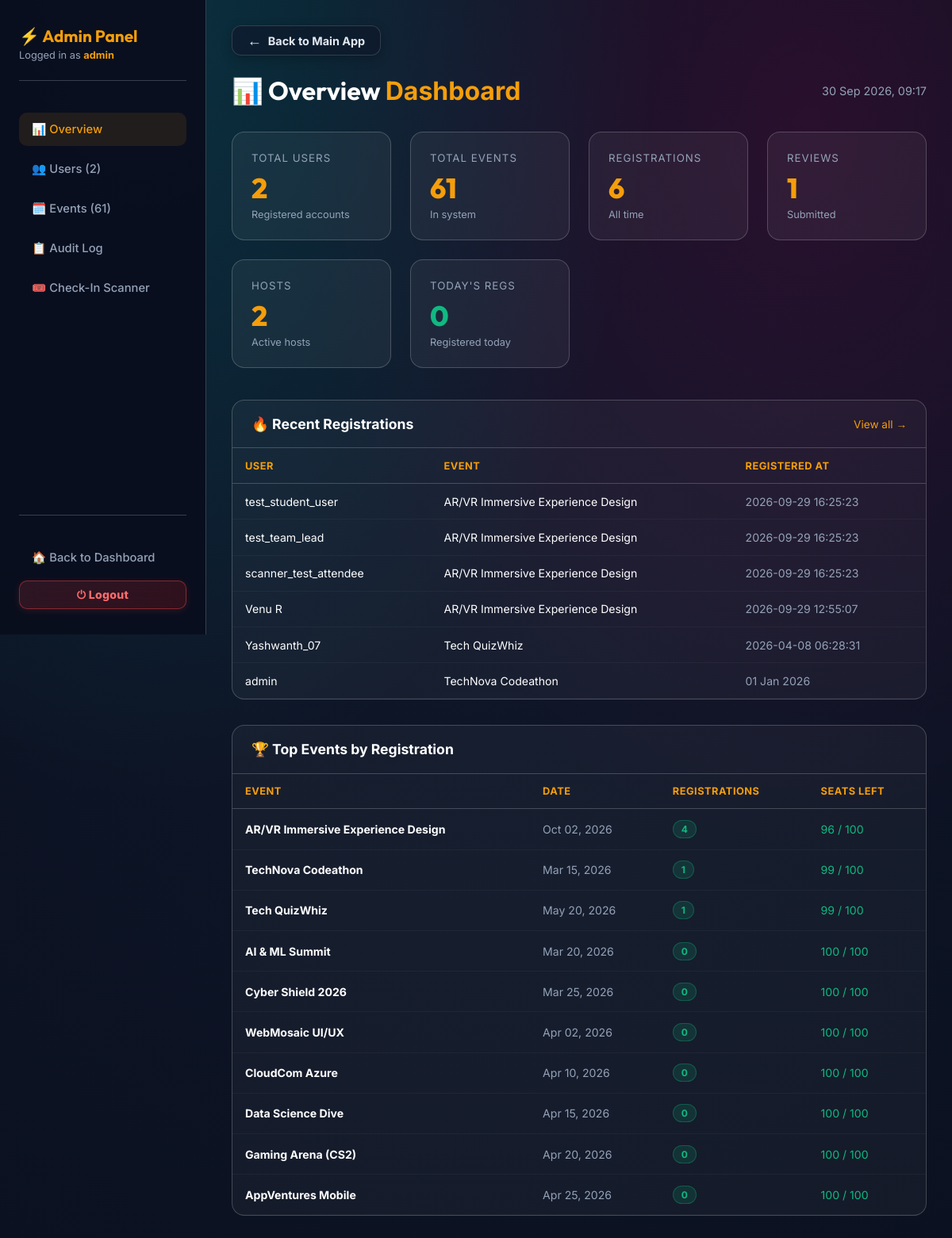
Page /admin (signed in) on the earlier database version.
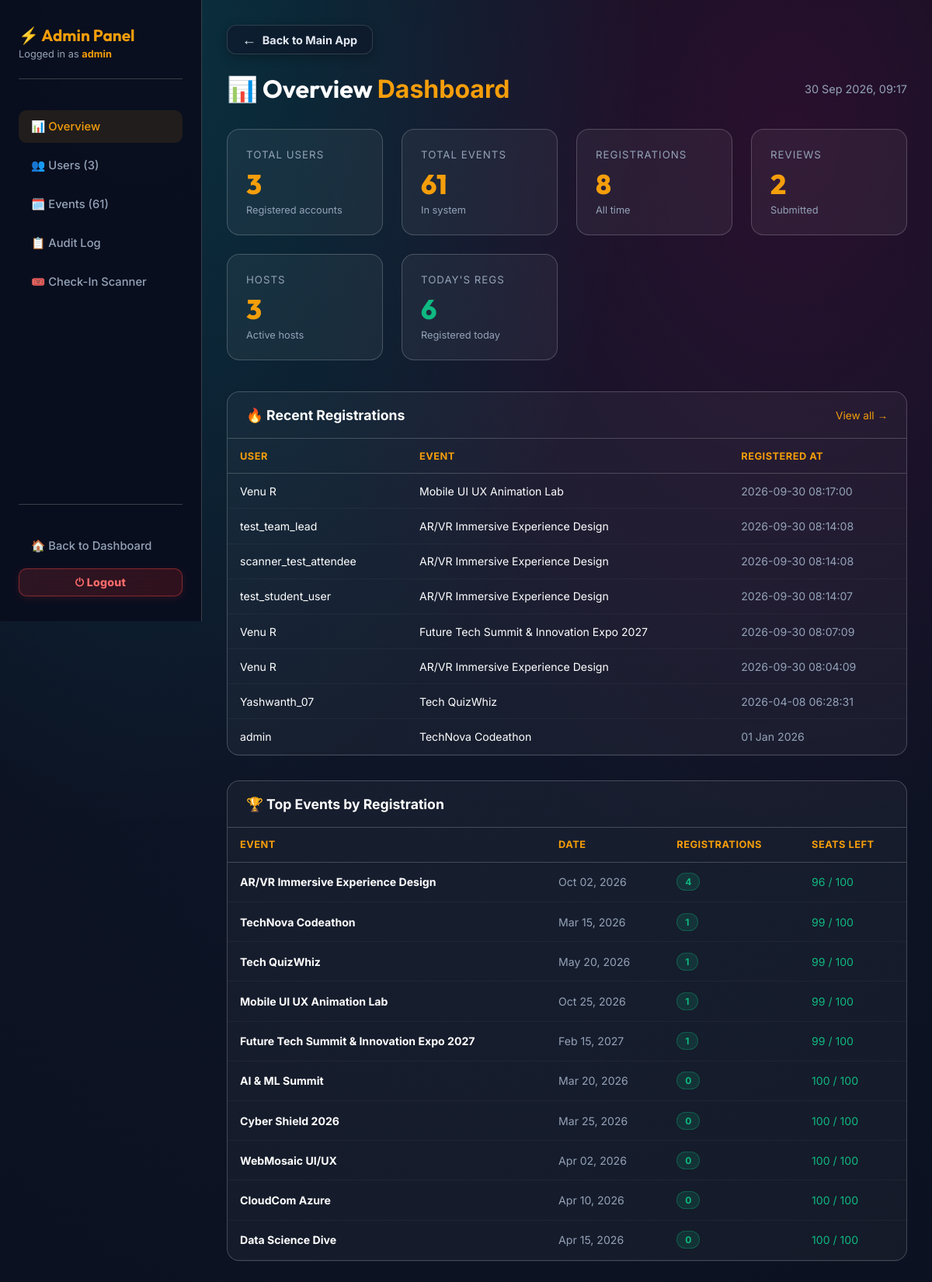
Same page on the later database version.
### tables this page shows
CREATE TABLE registrations 
                 (id INTEGER PRIMARY KEY AUTOINCREMENT, username TEXT, event_id INTEGER, 
                  full_name TEXT, email TEXT, phone TEXT, college_id TEXT, 
                  timestamp DATETIME DEFAULT CURRENT_TIMESTAMP, payment_method TEXT, upi_id TEXT, checked_in INTEGER DEFAULT 0, checkin_time DATETIME, team_name TEXT DEFAULT '', team_members TEXT DEFAULT '[]', status TEXT DEFAULT 'active', cancelled_at DATETIME, ticket_code TEXT DEFAULT '', cancellation_reason TEXT DEFAULT '', cancellation_feedback TEXT DEFAULT '');

CREATE TABLE events
                 (id INTEGER PRIMARY KEY AUTOINCREMENT, title TEXT, date TEXT, desc TEXT, 
                  price TEXT, color TEXT, image TEXT, purpose TEXT, full_details TEXT, outcome TEXT, seats_total INTEGER DEFAULT 100, seats_filled INTEGER DEFAULT 0, is_draft INTEGER DEFAULT 0, featured INTEGER DEFAULT 0, venue TEXT DEFAULT 'Online', venue_address TEXT DEFAULT 'Tech Park Campus, Innovation Block A, Bangalore - 560103', time TEXT DEFAULT '10:00 AM', end_time TEXT DEFAULT '05:00 PM');

### backend/app.py (the view)
@app.route('/admin')
@admin_required
def admin_dashboard():
    username = session.get('username')
    stats = get_admin_stats()
    conn = get_db(row_factory=True)
    c = conn.cursor()
    c.execute('''SELECT r.username, e.title as event_title, r.timestamp
                 FROM registrations r JOIN events e ON r.event_id=e.id
                 ORDER BY r.timestamp DESC LIMIT 10''')
    recent_regs = [dict(row) for row in c.fetchall()]
    c.execute('''SELECT e.*, COUNT(r.id) as reg_count,
                 (COALESCE(e.seats_total,100) - COUNT(r.id)) as seats_left
                 FROM events e LEFT JOIN registrations r ON e.id=r.event_id
                 GROUP BY e.id ORDER BY reg_count DESC LIMIT 10''')
    top_events = [dict(row) for row in c.fetchall()]
    conn.close()
    log_action(username, 'admin_view', 'dashboard')
    return render_template('admin/dashboard.html', username=username, stats=stats,
                           active='dashboard', recent_regs=recent_regs, top_events=top_events,
                           now=datetime.now().strftime('%d %b %Y, %H:%M'))

### backend/app.py (called while the page is built, shortened)
def get_db(timeout=60.0, row_factory=False):
    conn = getattr(_thread_local, 'conn', None)
    return conn

def is_host():
    if not session.get('loggedin'):
        return False
    if session.get('role') == 'host' or session.get('is_admin'):
        return True

def is_admin():
    if not session.get('loggedin'):
        return False
    if session.get('is_admin'):
        return True

def log_action(username, action, details=''):
    try:
        ip = request.remote_addr or '' if request else ''
        _LOG_QUEUE.put_nowait((username or 'anonymous', action, str(details or ''), ip))
    except Exception:
        pass

@app.after_request
def add_security_headers(response):
    response.headers['X-Content-Type-Options'] = 'nosniff'
    response.headers['X-Frame-Options'] = 'SAMEORIGIN'
    if request.path.startswith('/static/'):
        response.headers['Cache-Control'] = 'no-cache, must-revalidate, max-age=0'
    return response

    def __getattr__(self, name):
        return getattr(self._raw_conn, name)

    def close(self):
        pass

### frontend/templates/admin/dashboard.html
{% extends "admin/base.html" %}
{% block content %}
<div class="admin-header">
    <h1>📊 Overview <span>Dashboard</span></h1>
    <span style="color:var(--text-muted);font-size:0.9rem">{{ now }}</span>
</div>
<div class="stat-grid">
    <div class="stat-card">
        <div class="stat-label">Total Users</div>
        <div class="stat-value">{{ stats.total_users }}</div>
        <div class="stat-sub">Registered accounts</div>
    </div>
    <div class="stat-card">
        <div class="stat-label">Total Events</div>
        <div class="stat-value">{{ stats.total_events }}</div>
        <div class="stat-sub">In system</div>
    </div>
    <div class="stat-card">
        <div class="stat-label">Registrations</div>
        <div class="stat-value">{{ stats.total_regs }}</div>
        <div class="stat-sub">All time</div>
    </div>
    <div class="stat-card">
        <div class="stat-label">Reviews</div>
        <div class="stat-value">{{ stats.total_reviews }}</div>
        <div class="stat-sub">Submitted</div>
    </div>
    <div class="stat-card">
        <div class="stat-label">Hosts</div>
        <div class="stat-value">{{ stats.total_hosts }}</div>
        <div class="stat-sub">Active hosts</div>
    </div>
    <div class="stat-card">
        <div class="stat-label">Today's Regs</div>
        <div class="stat-value" style="color:#10b981">{{ stats.today_regs }}</div>
        <div class="stat-sub">Registered today</div>
    </div>
</div>
<div class="panel-section">
    <div class="panel-section-header">
        <h3>🔥 Recent Registrations</h3>
        <a href="{{ url_for('admin_users') }}" style="font-size:0.85rem;color:var(--admin-accent);text-decoration:none">View all →</a>
    </div>
    <table class="admin-table">
        <thead>
            <tr>
                <th>User</th>
                <th>Event</th>
                <th>Registered At</th>
            </tr>
        </thead>
        <tbody>
            {% for r in recent_regs %}
            <tr>
                <td>{{ r.username }}</td>
                <td>{{ r.event_title }}</td>
                <td style="color:var(--text-muted)">{{ r.timestamp }}</td>
            </tr>
            {% else %}
            <tr><td colspan="3" style="color:var(--text-muted);padding:2rem;text-align:center">No registrations yet</td></tr>
            {% endfor %}
        </tbody>
    </table>
</div>
<div class="panel-section">
    <div class="panel-section-header">
        <h3>🏆 Top Events by Registration</h3>
    </div>
    <table class="admin-table">
        <thead>
            <tr>
                <th>Event</th>
                <th>Date</th>
                <th>Registrations</th>
                <th>Seats Left</th>
            </tr>
        </thead>
        <tbody>
            {% for ev in top_events %}
            <tr>
                <td><strong>{{ ev.title }}</strong></td>
                <td style="color:var(--text-muted)">{{ ev.date }}</td>
                <td><span class="badge badge-active">{{ ev.reg_count }}</span></td>
                <td style="color:{% if ev.seats_left < 10 %}#ef4444{% else %}#10b981{% endif %}">
                    {{ ev.seats_left }} / {{ ev.seats_total }}
                </td>
            </tr>
            {% else %}
            <tr><td colspan="4" style="color:var(--text-muted);padding:2rem;text-align:center">No events</td></tr>
            {% endfor %}
        </tbody>
    </table>
</div>
{% endblock %}

Differences in the rows shown:
no longer on this page (row edited): events: title "Gaming Arena (CS2)", date "Apr 20, 2026", reg_count "0", seats_left "100", seats_total "100"
no longer on this page (row edited): events: title "AppVentures Mobile", date "Apr 25, 2026", reg_count "0", seats_left "100", seats_total "100"
added registrations: username "Venu R", event_title "Mobile UI UX Animation Lab", timestamp "2026-09-30 08:17:00"
changed registrations "test_team_lead": timestamp "2026-09-29 16:25:23" → "2026-09-30 08:14:08"
changed registrations "scanner_test_attendee": timestamp "2026-09-29 16:25:23" → "2026-09-30 08:14:08"
changed registrations "test_student_user": timestamp "2026-09-29 16:25:23" → "2026-09-30 08:14:07"; moves down the list
added registrations: username "Venu R", event_title "Future Tech Summit & Innovation Expo 2027", timestamp "2026-09-30 08:07:09"
changed registrations (number 6 of 8 on the later page): timestamp "2026-09-29 12:55:07" → "2026-09-30 08:04:09"
now on this page (row edited): events: title "Mobile UI UX Animation Lab", date "Oct 25, 2026", reg_count "1", seats_left "99", seats_total "100"
now on this page (row unchanged): events: title "Future Tech Summit & Innovation Expo 2027", date "Feb 15, 2027", reg_count "1", seats_left "99", seats_total "100"
Other differences:
{{ stats.total_users }}: "2" → "3"
{{ stats.total_regs }}: "6" → "8"
{{ stats.total_reviews }}: "1" → "2"
{{ stats.total_hosts }}: "2" → "3"
{{ stats.today_regs }}: "0" → "6"
